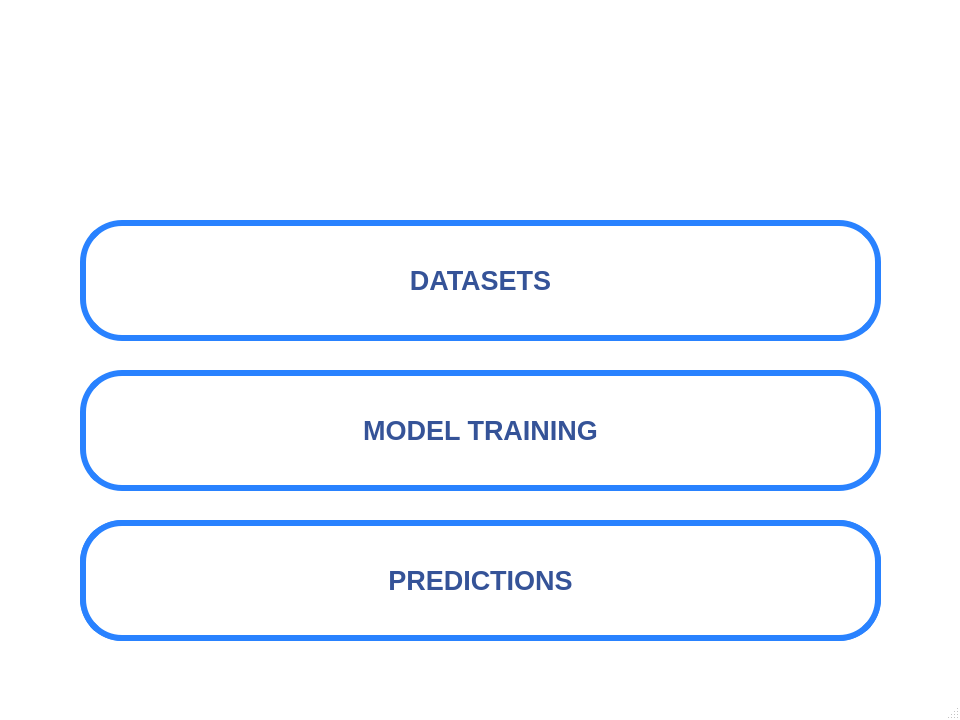
<?xml version="1.0" encoding="UTF-8"?>
<ui version="4.0">
 <class>MainWindow</class>
 <widget class="QMainWindow" name="MainWindow">
  <property name="windowModality">
   <enum>Qt::NonModal</enum>
  </property>
  <property name="geometry">
   <rect>
    <x>0</x>
    <y>0</y>
    <width>960</width>
    <height>720</height>
   </rect>
  </property>
  <property name="sizePolicy">
   <sizepolicy hsizetype="Preferred" vsizetype="Preferred">
    <horstretch>0</horstretch>
    <verstretch>0</verstretch>
   </sizepolicy>
  </property>
  <property name="minimumSize">
   <size>
    <width>960</width>
    <height>720</height>
   </size>
  </property>
  <property name="maximumSize">
   <size>
    <width>960</width>
    <height>720</height>
   </size>
  </property>
  <property name="palette">
   <palette>
    <active>
     <colorrole role="Base">
      <brush brushstyle="SolidPattern">
       <color alpha="255">
        <red>255</red>
        <green>255</green>
        <blue>255</blue>
       </color>
      </brush>
     </colorrole>
     <colorrole role="Window">
      <brush brushstyle="SolidPattern">
       <color alpha="255">
        <red>255</red>
        <green>255</green>
        <blue>255</blue>
       </color>
      </brush>
     </colorrole>
    </active>
    <inactive>
     <colorrole role="Base">
      <brush brushstyle="SolidPattern">
       <color alpha="255">
        <red>255</red>
        <green>255</green>
        <blue>255</blue>
       </color>
      </brush>
     </colorrole>
     <colorrole role="Window">
      <brush brushstyle="SolidPattern">
       <color alpha="255">
        <red>255</red>
        <green>255</green>
        <blue>255</blue>
       </color>
      </brush>
     </colorrole>
    </inactive>
    <disabled>
     <colorrole role="Base">
      <brush brushstyle="SolidPattern">
       <color alpha="255">
        <red>255</red>
        <green>255</green>
        <blue>255</blue>
       </color>
      </brush>
     </colorrole>
     <colorrole role="Window">
      <brush brushstyle="SolidPattern">
       <color alpha="255">
        <red>255</red>
        <green>255</green>
        <blue>255</blue>
       </color>
      </brush>
     </colorrole>
    </disabled>
   </palette>
  </property>
  <property name="windowTitle">
   <string>Vinci ML Tool</string>
  </property>
  <property name="windowIcon">
   <iconset resource="../res/menu_res.qrc">
    <normaloff>../res/ML4CYBER_Logo.png</normaloff>../res/ML4CYBER_Logo.png</iconset>
  </property>
  <property name="locale">
   <locale language="English" country="UnitedStates"/>
  </property>
  <widget class="QWidget" name="centralwidget">
   <widget class="QPushButton" name="btn_Datasets">
    <property name="geometry">
     <rect>
      <x>80</x>
      <y>220</y>
      <width>801</width>
      <height>121</height>
     </rect>
    </property>
    <property name="font">
     <font>
      <family>MS Shell Dlg 2</family>
      <pointsize>20</pointsize>
      <weight>75</weight>
      <italic>false</italic>
      <bold>true</bold>
      <underline>false</underline>
      <strikeout>false</strikeout>
     </font>
    </property>
    <property name="styleSheet">
     <string notr="true">* {
	background-color:#ffffff;
	border-radius:42px;
	border:6px solid #2982ff;
	color:#355398;
	font: 75 20pt &quot;MS Shell Dlg 2&quot;;
	font-weight: bold;
	padding:16px 31px;
	text-decoration:none;
}
*:hover {
	background-color:#def2ff;
}
*:active {
	position:relative;
	top:1px;
}</string>
    </property>
    <property name="text">
     <string>DATASETS</string>
    </property>
   </widget>
   <widget class="QPushButton" name="btn_Models">
    <property name="geometry">
     <rect>
      <x>80</x>
      <y>370</y>
      <width>801</width>
      <height>121</height>
     </rect>
    </property>
    <property name="font">
     <font>
      <family>MS Shell Dlg 2</family>
      <pointsize>20</pointsize>
      <weight>75</weight>
      <italic>false</italic>
      <bold>true</bold>
      <underline>false</underline>
      <strikeout>false</strikeout>
     </font>
    </property>
    <property name="styleSheet">
     <string notr="true">* {
	background-color:#ffffff;
	border-radius:42px;
	border:6px solid #2982ff;
	color:#355398;
	font: 75 20pt &quot;MS Shell Dlg 2&quot;;
	font-weight: bold;
	padding:16px 31px;
	text-decoration:none;
}
*:hover {
	background-color:#def2ff;
}
*:active {
	position:relative;
	top:1px;
}</string>
    </property>
    <property name="text">
     <string>MODEL TRAINING</string>
    </property>
   </widget>

   <widget class="QPushButton" name="btn_Risk">
    <property name="geometry">
     <rect>
      <x>80</x>
      <y>520</y>
      <width>801</width>
      <height>121</height>
     </rect>
    </property>
    <property name="font">
     <font>
      <family>MS Shell Dlg 2</family>
      <pointsize>20</pointsize>
      <weight>75</weight>
      <italic>false</italic>
      <bold>true</bold>
      <underline>false</underline>
      <strikeout>false</strikeout>
     </font>
    </property>
    <property name="styleSheet">
     <string notr="true">* {
	background-color:#ffffff;
	border-radius:42px;
	border:6px solid #2982ff;
	color:#355398;
	font: 75 20pt &quot;MS Shell Dlg 2&quot;;
	font-weight: bold;
	padding:16px 31px;
	text-decoration:none;
}
*:hover {
	background-color:#def2ff;
}
*:active {
	position:relative;
	top:1px;
}</string>
    </property>
    <property name="text">
     <string>RISK</string>
    </property>
   </widget>

   <widget class="QPushButton" name="btn_Predictions">
    <property name="geometry">
     <rect>
      <x>80</x>
      <y>520</y>
      <width>801</width>
      <height>121</height>
     </rect>
    </property>
    <property name="font">
     <font>
      <family>MS Shell Dlg 2</family>
      <pointsize>20</pointsize>
      <weight>75</weight>
      <italic>false</italic>
      <bold>true</bold>
      <underline>false</underline>
      <strikeout>false</strikeout>
     </font>
    </property>
    <property name="styleSheet">
     <string notr="true">* {
	background-color:#ffffff;
	border-radius:42px;
	border:6px solid #2982ff;
	color:#355398;
	font: 75 20pt &quot;MS Shell Dlg 2&quot;;
	font-weight: bold;
	padding:16px 31px;
	text-decoration:none;
}
*:hover {
	background-color:#def2ff;
}
*:active {
	position:relative;
	top:1px;
}</string>
    </property>
    <property name="text">
     <string>PREDICTIONS</string>
    </property>
   </widget>
   <widget class="QLabel" name="label">
    <property name="geometry">
     <rect>
      <x>30</x>
      <y>30</y>
      <width>901</width>
      <height>161</height>
     </rect>
    </property>
    <property name="text">
     <string/>
    </property>
    <property name="pixmap">
     <pixmap resource="../res/menu_res.qrc">:/menu/vinci.png</pixmap>
    </property>
    <property name="scaledContents">
     <bool>true</bool>
    </property>
   </widget>
  </widget>
  <widget class="QMenuBar" name="menubar">
   <property name="geometry">
    <rect>
     <x>0</x>
     <y>0</y>
     <width>960</width>
     <height>25</height>
    </rect>
   </property>
  </widget>
  <widget class="QStatusBar" name="statusbar"/>
 </widget>
 <resources>
  <include location="../res/menu_res.qrc"/>
 </resources>
 <connections/>
</ui>
